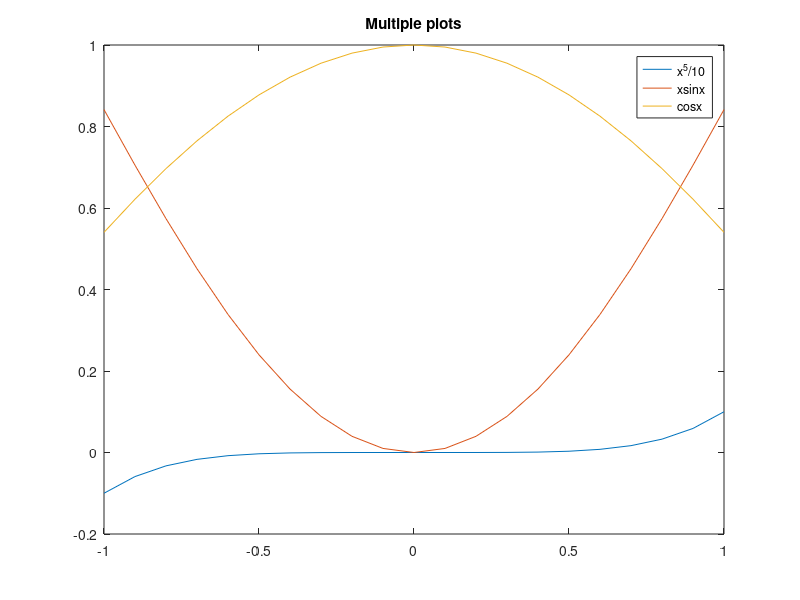

This chart was generated by the following MATLAB code:
% For x ∈ [0, 3], graph on the same set of axes the functions x5/10, x*sin x and cos x,
% in different colours and line-styles. Display a title and a legend on your graph. Then plot them % on different pictures.

x=-1:0.1:1
plot(x, x.^5/10, x, x.*sin(x), x, cos(x))
title("Multiple plots")
legend("x^5/10", "xsinx", "cosx")
